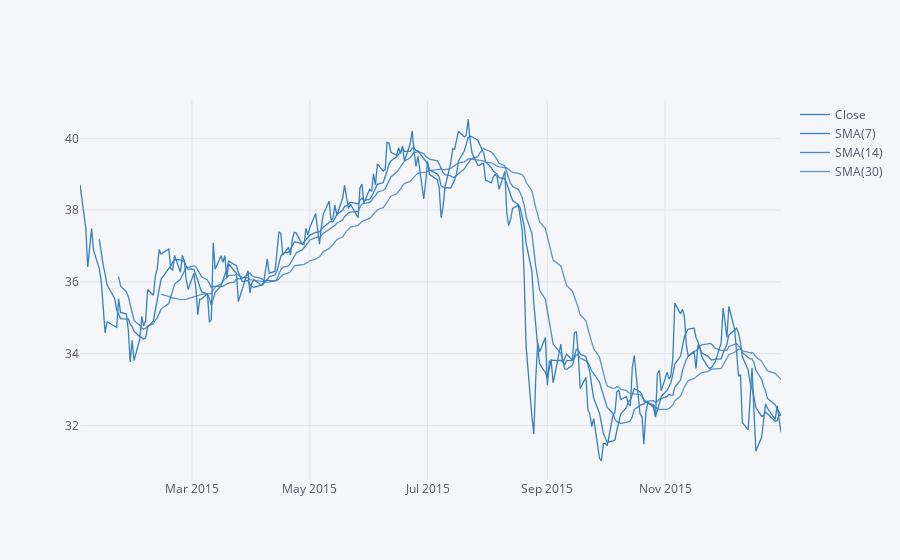

Notebook code cell kept with this figure:
### Markdown cell above
** Use .ta_plot(study='sma') to create a Simple Moving Averages plot of Morgan Stanley for the year 2015.**

### Code cell
bank_stocks['MS']['Close'][bank_stocks.index.year==2015].ta_plot(study='sma', periods= [7,14,30],color=['blue','red','green','orange'])

### Figure 1 — Plotly figure (JSON) as saved in the notebook; plotly's stock layout.template omitted (floating-point values rounded to 4 significant figures; data arrays with more than 128 entries replaced by an {"elided": "..."} marker saying what was removed)
{"data": [{"line": {"color": "rgba(55, 128, 191, 1.0)", "dash": "solid", "shape": "linear", "width": 1.3}, "mode": "lines", "name": "Close", "text": "", "type": "scatter", "x": {"elided": "252 str values"}, "y": {"elided": "252 float values"}}, {"line": {"color": "rgba(55, 128, 191, 1.0)", "dash": "solid", "shape": "linear", "width": 1.3}, "mode": "lines", "name": "SMA(7)", "text": "", "type": "scatter", "x": {"elided": "252 str values"}, "y": {"elided": "252 mixed values"}}, {"line": {"color": "rgba(55, 128, 191, 0.8999999999999999)", "dash": "solid", "shape": "linear", "width": 1.3}, "mode": "lines", "name": "SMA(14)", "text": "", "type": "scatter", "x": {"elided": "252 str values"}, "y": {"elided": "252 mixed values"}}, {"line": {"color": "rgba(55, 128, 191, 0.7999999999999998)", "dash": "solid", "shape": "linear", "width": 1.3}, "mode": "lines", "name": "SMA(30)", "text": "", "type": "scatter", "x": {"elided": "252 str values"}, "y": {"elided": "252 mixed values"}}], "layout": {"legend": {"bgcolor": "#F5F6F9", "font": {"color": "#4D5663"}}, "paper_bgcolor": "#F5F6F9", "plot_bgcolor": "#F5F6F9", "title": {"font": {"color": "#4D5663"}}, "xaxis": {"gridcolor": "#E1E5ED", "showgrid": true, "tickfont": {"color": "#4D5663"}, "title": {"font": {"color": "#4D5663"}, "text": ""}, "zerolinecolor": "#E1E5ED"}, "yaxis": {"gridcolor": "#E1E5ED", "showgrid": true, "tickfont": {"color": "#4D5663"}, "title": {"font": {"color": "#4D5663"}, "text": ""}, "zerolinecolor": "#E1E5ED"}}}
